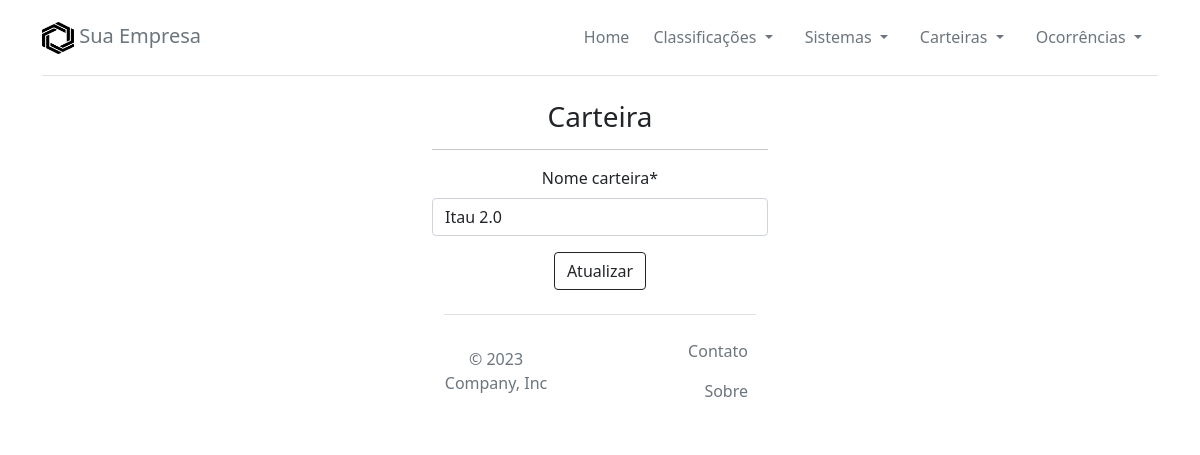
The page /update_carteira/1/ on the database as committed earlier.
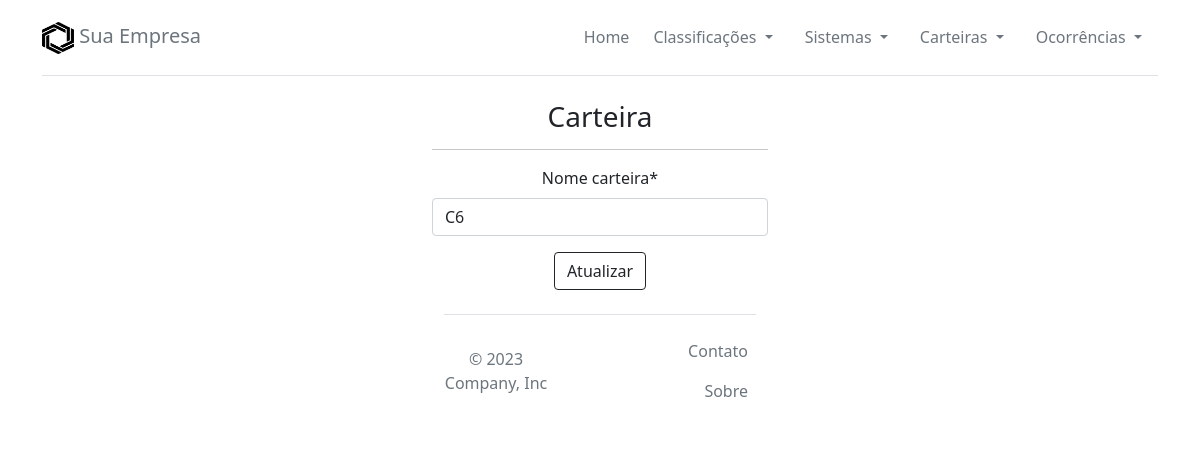
The same page on the database as committed later.
### relatorio/models.py (models this page shows, shortened)
class Carteira(models.Model):
    cod_carteira = models.AutoField(primary_key=True)
    nome_carteira = models.CharField(max_length=50, unique=True)
    class Meta:
        db_table = 'CARTEIRA'

### relatorio/views.py (the view)
# urls.py: path('update_carteira/<int:cod_carteira>/', update_carteira, name='update_carteira'),
def update_carteira(request, cod_carteira):
    carteira = get_object_or_404(Carteira, cod_carteira=cod_carteira)
    form = CarteiraForms(instance=carteira)
    if request.method == 'POST':
        data = request.POST.dict()
        del data['csrfmiddlewaretoken']
        response = requests.put(f'http://127.0.0.1:8000/api/update_carteira/{cod_carteira}/', data=data)
        if response.status_code == 200:
            messages.add_message(request, constants.SUCCESS, 'Carteira atualizada com sucesso')
            return redirect('lista_carteira')
        else:
            messages.add_message(request, constants.WARNING, 'Carteira inválida')
            return redirect('lista_carteira')
    elif request.method == 'GET':
        return render(request, 'carteira_nova.html', {'form': form, 'carteira': carteira})

### relatorio/forms.py
class CarteiraForms(forms.ModelForm):
    class Meta:
        model = Carteira
        fields = ['nome_carteira']

### relatorio/templates/carteira_nova.html (shortened to what this page needs)
{% extends 'base.html' %}
{% load static %}
{% block content %}
{% load crispy_forms_tags %}
    <div class="container" align="center" style="width: 30%; height: 30%;">
        <h3 align="center">Carteira</h3>
        <hr>
    {% if carteira %}
        <form method="POST" action=".">
            {{ form|crispy }}
            <button type="submit" class="btn btn-outline-dark">Atualizar</button>
        </form>
    {% endif %}
{% endblock %}

### relatorio/templates/base.html (shortened to what this page needs)
{% load static %}
<!DOCTYPE html>
<html lang="en">
<head>
    <link href="https://cdn.jsdelivr.net/npm/bootstrap@5.0.2/dist/css/bootstrap.min.css" rel="stylesheet"
>
    <div class="container">
        <header class="d-flex flex-wrap align-items-center justify-content-center justify-content-md-between py-3 mb-4 border-bottom">
            <a class="navbar-brand link-secondary" href="#" align="center">
                <img src="{% static 'images.png' %}" width="32" height="32" align="center">
                Sua Empresa
            </a>
            <ul class="nav col-12 col-md-auto mb-2 justify-content-center mb-md-0">
                <li><a href="/" class="nav-link px-2 link-secondary">Home</a></li>
                <li class="nav-item dropdown">
                    <a class="nav-link dropdown-toggle link-secondary" href="#" id="navbarDropdown" role="button"
                       data-bs-toggle="dropdown" aria-expanded="false">
                        Classificações
                    </a>
                </li>
                <li class="nav-item dropdown">
                    <a class="nav-link dropdown-toggle link-secondary" href="#" id="navbarDropdown" role="button"
                       data-bs-toggle="dropdown" aria-expanded="false">
                        Sistemas
                    </a>
                </li>
                <li class="nav-item dropdown">
                    <a class="nav-link dropdown-toggle link-secondary" href="#" id="navbarDropdown" role="button"
                       data-bs-toggle="dropdown" aria-expanded="false">
                        Carteiras
                    </a>
                </li>
                <li class="nav-item dropdown">
                    <a class="nav-link dropdown-toggle link-secondary" href="#" id="navbarDropdown" role="button"
                       data-bs-toggle="dropdown" aria-expanded="false">
                        Ocorrências
                    </a>
                </li>
            </ul>
        </header>
    </div>
<body>
{% block content %} {% endblock %}
<div class="container">
    <footer class="d-flex flex-wrap justify-content-between align-items-center py-3 my-4 border-top">
        <p class="col-md-4 mb-0 text-muted">© 2023 Company, Inc</p>
        <a href="/"
           class="col-md-4 d-flex align-items-center justify-content-center mb-3 mb-md-0 me-md-auto link-dark text-decoration-none">
            <svg class="bi me-2" width="40" height="32">
                <use xlink:href="#bootstrap"></use>
            </svg>
        </a>
        <ul class="nav col-md-4 justify-content-end">
            <li class="nav-item"><a href="#" class="nav-link px-2 text-muted">Contato</a></li>
            <li class="nav-item"><a href="#" class="nav-link px-2 text-muted">Sobre</a></li>
        </ul>
    </footer>
</div>
</body>
</html>

Rows that differ between the two databases and show on the page:
changed Carteira: nome_carteira "Itau 2.0" → "C6"
